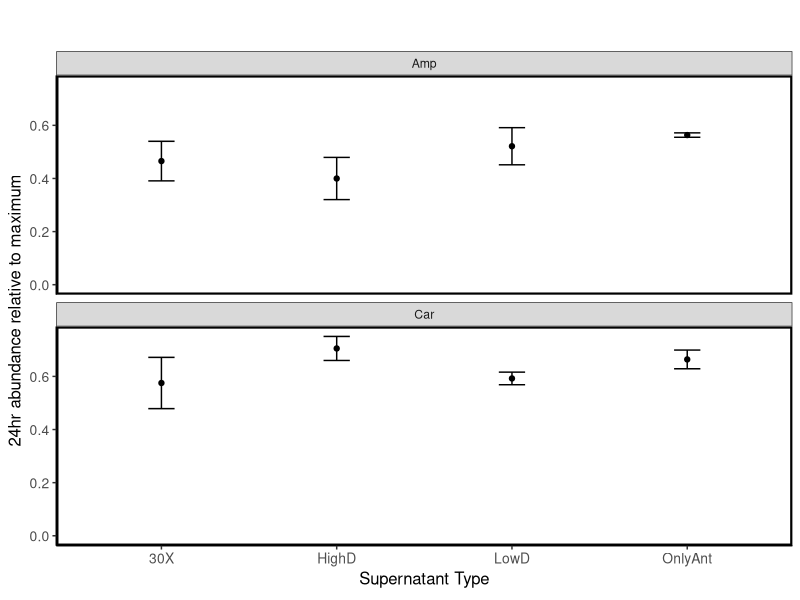
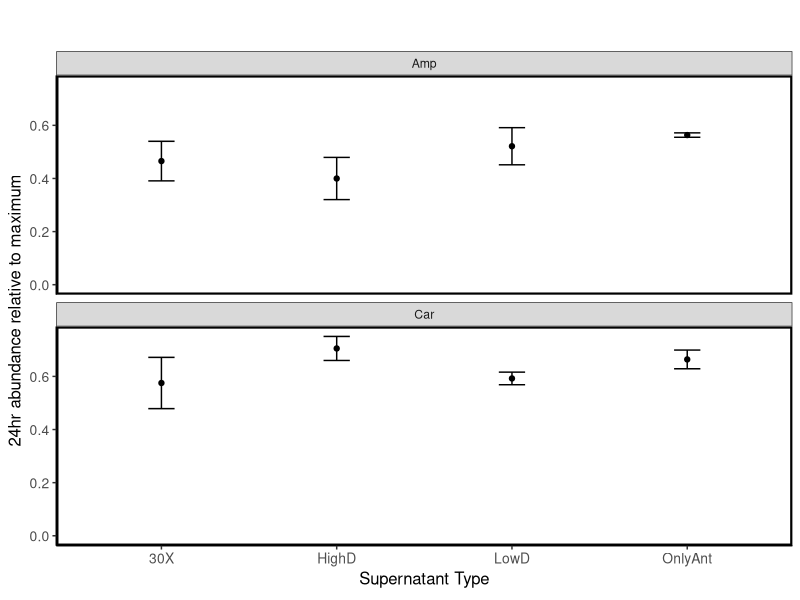

The R source for these figures, in order:
# Analisys on experimental data to assess cross-protective interactions via culturing the Ca species 
#in Lp's supernatant in the presence of antibiotics, diluted by a factor 8X,.

library(reshape)
library(stringr)
library(dplyr)
library(plotrix)
library(ggplot2)

#OD BACKGROUND OF MEDIA WITH AND WITHOUT ANTIBIOTICS
Day2Background <- read.table ('Day2_NoCells_AntibioticBackground.dat', header=F, sep = "\t", dec = ".")
Day2Background <- Day2Background[,2:13] 
#Columns 1-3 are for media + 16X antibiotic concentration (where it could be seen visually which antibiotics are less soluble, 
#potentially interfering more with background OD even at lower concentrations).
#Columns 4-6 are for media + 1X antibiotic concentration. 
#Columns 7-9 are for a 1/8 dilution of the media in columns 4-6.
#Columns 10-12 are for Base Medium background (no antibiotics, no cells).
colnames(Day2Background) <- c('16Xa', '16Xb','16Xc','1Xa','1Xb','1Xc','1_8Xb','1_8Xb','1_8c','BMa','BMb', 'BMc')
rownames(Day2Background) <- c('Ery', 'Chl', 'Gen', 'Amp', 'Kan', 'Car', 'Tet', 'Cip')

Day2Background[,13] <-rowMeans(Day2Background[,1:3],na.rm=TRUE)  
Day2Background[,14] <-rowMeans(Day2Background[,4:6],na.rm=TRUE)  
Day2Background[,15] <-rowMeans(Day2Background[,7:9],na.rm=TRUE)  
Day2Background[,16] <-rowMeans(Day2Background[,10:12],na.rm=TRUE)  
colnames(Day2Background)[13:16] <- c('Bg16X','Bg1X','Bg1_8X','BgBM')
BMbackground<-mean(Day2Background[,16])

#From the output .csv in Fig. S12, measure the final OD of Ca in the absence of interactions and antibiotics
CaEco <- read.csv('CaEco.csv')
CaK = CaEco[11:13]# Carrying capacity as OD in absence of antibiotics
CaK = CaK[-(4:5),]
CaK[7:12,1] = CaK[1:6,2]
CaK[13:18,1] = CaK[1:6,3]
CaK = CaK[,-(2:3)]
CaMeanK = mean(CaK)
CaErrK = sd(CaK)/sqrt(18)


#OD Ca cells in 1X antibiotics, Lp Supernatant
Day2Ca_1X_in_LpS <- read.table ('Day2_Ca_in_1over8_LpSupernatant.dat', header=F, sep = "\t", dec = ".")
colnames(Day2Ca_1X_in_LpS) <- c('Antibiotic','30X_1', '30X_2','30X_3','HighD_1','HighD_2','HighD_3','LowD_1','LowD_2','LowD_3','OnlyAnt_1','OnlyAnt_2', 'OnlyAnt_3')
Day2Ca_1X_in_LpS[1] <- c('NaN', 'NaN', 'NaN', 'Amp', 'NaN', 'Car', 'NaN', 'NaN')
#Subtract background OD for each antibiotic
for (i in 2:13){
  Day2Ca_1X_in_LpS[i] <- Day2Ca_1X_in_LpS[i] - Day2Background[14]
}

Ca_1X_in_LpS <-  as.data.frame( melt(Day2Ca_1X_in_LpS,  id.vars=c('Antibiotic'),  value.name="OD")) #formatting
#add replicate indexing
Ca_1X_in_LpS[,4] <- substr(Ca_1X_in_LpS[,2], nchar(as.character(Ca_1X_in_LpS[,2])),nchar(as.character(Ca_1X_in_LpS[,2])))
#remove replicate indexing from column 2
Ca_1X_in_LpS[,2] <- substr(Ca_1X_in_LpS[,2], 1,nchar(as.character(Ca_1X_in_LpS[,2]))-2)
colnames(Ca_1X_in_LpS) <- c('Antibiotic','Supernatant', 'OD', 'Replicate')

#Ca cells in 1X Lp supernatant
#Mean and StError for each Antibiotic&Supernatant condition
AntibClass <- unlist(Ca_1X_in_LpS[1] %>% unique)  # unique is creating a list, but we need a vector, so we also use unlist()
SupernClass <- unlist(dplyr::distinct(Ca_1X_in_LpS[2])) #alternative way of getting unique values
Stats1XCa_in_Lp <- data.frame(Antibiotic = c('Chl','Chl'),Supernatant=c('HighD','LowD'), MeanOD=c(0.1,0.5),StErrOD=c(0.01,0.02))
replicates <- 3  
for (anti in 1:length(AntibClass)){
  for (super in 1:length(SupernClass)){
    Stats1XCa_in_Lp[super+(anti-1)*length(SupernClass),1] <- AntibClass[anti]
    Stats1XCa_in_Lp[super+(anti-1)*length(SupernClass),2] <- SupernClass[super]
    Stats1XCa_in_Lp[super+(anti-1)*length(SupernClass),3] <- mean(Ca_1X_in_LpS[Ca_1X_in_LpS[,1]== AntibClass[anti] & Ca_1X_in_LpS[,2]== SupernClass[super],3])
    Stats1XCa_in_Lp[super+(anti-1)*length(SupernClass),4] <-   sd(Ca_1X_in_LpS[Ca_1X_in_LpS[,1]== AntibClass[anti] & Ca_1X_in_LpS[,2]== SupernClass[super],3])/sqrt(replicates)
  }
} 


#Plot
Plot1XCa <- ggplot(subset(Stats1XCa_in_Lp, Antibiotic != 'NaN'), aes(x= Supernatant, y= MeanOD/CaMeanK, group= Supernatant))
background <- theme_bw() + theme ( panel.grid.minor=element_blank(), panel.grid.major=element_blank(), axis.line= element_line(colour="black"), panel.border = element_rect (colour="black", size=1.5), axis.text=element_text(size=10), axis.title=element_text(size=12), title=element_text(size=22)) 
titulos<- labs(title="", x=expression(paste("Supernatant Type")), y=expression(paste("24hr abundance relative to maximum")))
escalaY <- scale_y_continuous(breaks = pretty(Stats1XCa_in_Lp$MeanOD/CaMeanK, n = 3), limits = c(0, NA))
couleur <- scale_colour_manual(values = c( 'gray'))
puntos <- geom_point()
barras <- geom_errorbar(aes(ymin= (MeanOD-StErrOD)/CaMeanK, ymax= (MeanOD+StErrOD)/CaMeanK, width=.15))
paneles <- facet_wrap(~ Antibiotic,  ncol=1)
plotii = Plot1XCa + background  + titulos + couleur + paneles + puntos + barras + escalaY
plotii

pdf("F_S13F.pdf", width=2.5, height=3)
print(plotii)
dev.off()
